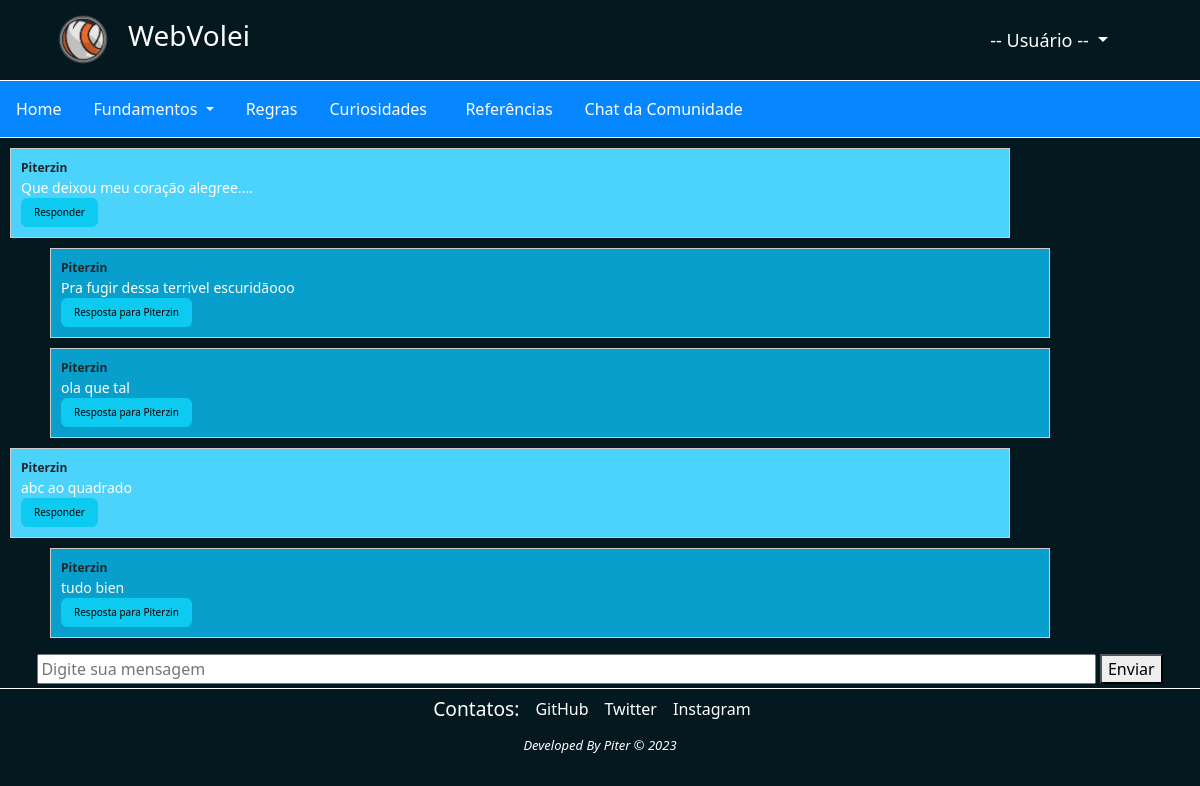
Page /openChat/ (signed in) on the committed database.
### Entrada/models.py (models this page shows, shortened)
class Mensage(models.Model):
    id = models.DecimalField(primary_key=True, max_digits=20, decimal_places=0)
    mensage = models.CharField(max_length=400, blank=True)
    id_user = models.CharField(max_length=150, blank=True)
    key = models.ForeignKey("self", related_name="self", on_delete=models.CASCADE, null=True, blank=True)

### Entrada/views.py (the view)
# urls.py: path('openChat/', views.openChat, name="openChat"),
@login_required(login_url="openLogin")
def openChat(request):
    mensages = Mensage.objects.all()
    return render(request,'chat.html',{"caso1": True, "mensagens": mensages})

### Entrada/templates/chat.html (shortened to what this page needs)
<!DOCTYPE html>
<html lang="pt-br">
<head>
    <link href="https://cdn.jsdelivr.net/npm/bootstrap@5.3.1/dist/css/bootstrap.min.css" rel="stylesheet"
>
    <link rel="stylesheet" href="https://cdn.jsdelivr.net/npm/bootstrap-icons@1.10.5/font/bootstrap-icons.css">
    <link rel="stylesheet" href="../static/css/css-Chat.css">
</head>
<body>
    <div class="barra container-fluid d-flex">
      <img class="img-navbar d-inline-block" src="../static/img/Volleyball-logo.png" width="30" height="30" alt="">
      <h3 class="text-white fw-light ms-3">WebVolei</h3>
      <div class="login container-fluid" style="margin-right: 60px;">
        <li class="nav-item dropdown d-flex align-items-center">
          <a class="nav-item nav-link dropdown-toggle text-white"  href="#" id="navbarDropdown" role="button" data-bs-toggle="dropdown" aria-expanded="false">
            -- Usuário --
          </a>
        </li>
      </div>
    </div>
    <nav class="navbar navbar-expand-lg navbar-light p-0">
      <div class="barra1 container-fluid">
        <div class="collapse navbar-collapse" id="navbarScroll">
          <ul class="linha container-fluid navbar-nav me-auto my-lg-0 navbar-nav-scroll" style="--bs-scroll-height: 300px;">
            <li class="nav-item">
              <a class="nav-item nav-link text-white" href="{% url 'home' %}">Home</a>
            </li>
            <li class="nav-item dropdown">
              <a class="nav-item nav-link dropdown-toggle me-1 text-white"  href="#" id="navbarDropdown" role="button" data-bs-toggle="dropdown" aria-expanded="false">
                Fundamentos
              </a>
            </li>
            <li class="nav-item">
              <a class="nav-item nav-link text-white" href="{% url 'openRegras' %}">Regras</a>
            </li>
            <li class="nav-item">
              <a class="nav-item nav-link text-white" href="{% url 'openCurious' %}" style="width: 120px;" id="texto-teste">Curiosidades</a>
            </li>
            <li class="nav-item">
              <a class="nav-item nav-link text-white" href="#">Referências</a>
            </li>
            <li class="nav-item">
                <a class="nav-item nav-link text-white" href="{% url 'openChat' %}" style="width: 180px;">Chat da Comunidade</a>
            </li>
            <div id="form" class="container-xxl justify-content-end">
           </div>
          </ul>
        </div>
      </div>
    </nav>
    <div id="con">
      <div id="textosMensage">
      {% for i in mensagens %}
      {% if i.key == None %}
      <div class="chat-message container-fluid" id="{{ i.mensage }}1" style="width: 1000px; overflow-x: auto;">
          <div class="user-name" id="user{{i.id_user}}">{{ i.id_user }}</div>
          <div class="message-content">{{ i.mensage }}</div>
          <button type="button" name="{{i.id_user}}" id="{{i.id}}" class="btn btn-info">Responder</button>
      </div>
      {% endif %}
      {% for f in mensagens %}
      {% if f.key == i %}
      <div class="chat-response container-fluid" name="{{ i.mensage }}" id="respostas" style="width: 1000px; overflow-x: auto;">
        <div class="user-name" id="user{{i.id_user}}">{{ f.id_user }}</div>
        <div class="message-content">{{ f.mensage }}</div>
        <a type="button" href="#{{i.mensage }}1" id="" class="btn btn-info">Resposta para {{ i.id_user }}</a>
      </div>
      {% endif %}
      {% endfor %}
      {% endfor %}
    </div>
  </div>
    <form class="container-fluid text-center mb-1 mt-3" action="{% url 'mandar_msg' %}" method="post">
      <input class="" name="msg" type="text" id="mensagem" placeholder="Digite sua mensagem">
      <button class="" type="submit">Enviar</button>
    </form>
    <footer class="container-fluid">
      <div class="text-white fw-light">
          <div class="text-center">
            <div class="text-center d-flex justify-content-center">
              <div class="me-3 mt-2"><h5 style="font-size: larger;">Contatos: </h5></div>
              <div class="me-3 mt-2"><a href="https://github.com/IceyPiter"> GitHub</a></div>
              <div class="me-3 mt-2"><a href="https://twitter.com/MoraesMichalski?t=QQjbt5rUnsjlaBzuRChZ4g&s=09"> Twitter</a></div>
              <div class="me-3 mt-2"><a href="https://instagram.com/dpedromichalski?utm_source=qr&iqshid=MzNINGNkZWQ4Mg%3D%3D"> Instagram</a></div>
            </div>
            <h5 style="font-size:13px; font-style: oblique; font-weight: lighter; margin-top: 10px;">Developed By Piter &#169 2023</h5>
          </div>
      </div>
    </footer>
  </body>
</html>

### Entrada/static/css/css-Chat.css (style rules this page uses)
:root { --corPrin: #041820; --fontPrin: 'Quicksand', sans-serif; --corSec: #263e7460; --navbar-color: #ffffff; }
body { background-color: var(--corPrin); }
footer { height: 70px; border-top: 1px solid white; background-color: #041820; }
a { text-decoration: none; color: white; }
.nav-item { margin: 4px; }
.linha { border-top: 1px solid white; border-bottom: 1px solid white; background-color: #0687ff; padding: 0px 0px 0px 0px; }
.img-navbar { display: flex; margin-top: 10px; margin-left: 40px; margin-bottom: 10px; width: 60px; height: 60px; }
.login { display: flex; justify-content: end; align-items: center; font-size: 18px; }
.barra { display: flex; align-items: center; }
.barra1 { padding: 0px 0px 0px 0px; }
.chat-message { border: 1px solid #ccc; margin: 10px; padding: 10px; width: 70%; background-color: #4cd3fc; }
.chat-response { border: 1px solid #ccc; margin: 10px; padding: 10px; width: 70%; margin-left: 50px; background-color: #099fcc; }
.user-name { font-weight: bold; font-size: 12px; }
.message-content { font-size: 14px; color: white; }
.btn { font-size: 10px; text-decoration: none; }
form { align-items: center; }
#mensagem { width: 90%; }

### rows in the picture
Mensage: id_user "Piterzin", mensage "Que deixou meu coração alegree...."
Mensage: id_user "Piterzin", mensage "Pra fugir dessa terrivel escuridãooo"
Mensage: id_user "Piterzin", mensage "ola que tal"
Mensage: id_user "Piterzin", mensage "abc ao quadrado"
Mensage: id_user "Piterzin", mensage "tudo bien"
